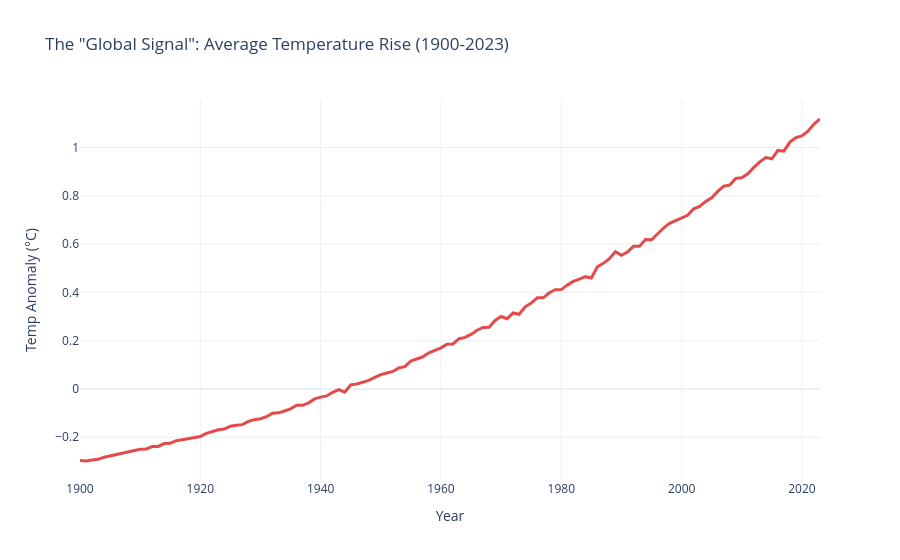

Notebook cell for this chart:
### Code cell
import matplotlib.pyplot as plt
import seaborn as sns
import plotly.express as px

# ── 1. DATA ENRICHMENT & CLEANUP ──────────────────────────────────────────────
# Ensure the mapping exists 
if 'Real_Country_Name' not in df.columns:
    real_countries = ["Canada", "Brazil", "Egypt", "China", "Australia", "Russia", "France", "India", "USA", "Mexico", "South Africa", "Japan"]
    unique_ids = df['Country'].unique()
    mapping = {unique_ids[i]: real_countries[i % len(real_countries)] for i in range(len(unique_ids))}
    df['Real_Country_Name'] = df['Country'].map(mapping)

# Filter out dead columns
active_cols = df.select_dtypes(include=[np.number]).columns[df.select_dtypes(include=[np.number]).sum() != 0]
clean_numeric_df = df[active_cols]

# ── 2. IMPROVEMENT: THE "HALF-TRIANGLE" HEATMAP ──────────────────────────────
plt.figure(figsize=(16, 9))
corr = clean_numeric_df.corr()
# Mask the upper triangle (removes redundant data)
mask = np.triu(np.ones_like(corr, dtype=bool))

sns.heatmap(corr, mask=mask, annot=True, cmap='RdBu_r', center=0, fmt=".2f", annot_kws={"size": 8})
plt.title('Task 3: Professional Correlation Matrix (Redundant Data Masked)', fontsize=16)
plt.show()

# ── 3. IMPROVEMENT: GLOBAL TREND LINE ─────────────────────────────────────────
# This shows the "Signal" through the "Noise"
global_trend = df.groupby('Year')['Temp_Anomaly'].mean().reset_index()

global_trend = global_trend.sort_values("Year")

fig_trend = px.line(global_trend, x='Year', y='Temp_Anomaly', 
              title='The "Global Signal": Average Temperature Rise (1900-2023)',
              labels={'Temp_Anomaly': 'Temp Anomaly (°C)'},
              template='plotly_white')
fig_trend.update_traces(line_color='#E24B4A', line_width=3)
fig_trend.show()

# ── 4. VISUAL TREND: WARMING STRIPES────────────────────────
plt.figure(figsize=(15, 3)) # Made slightly taller to fit the labels
norm = plt.Normalize(global_trend['Temp_Anomaly'].min(), global_trend['Temp_Anomaly'].max())

# Create the stripes
plt.bar(global_trend['Year'], 1, width=1, color=plt.get_cmap('RdBu_r')(norm(global_trend['Temp_Anomaly'])))

plt.yticks([]) # Keep the y-axis hidden (it has no meaning for stripes)
plt.xticks(np.arange(global_trend['Year'].min(), global_trend['Year'].max() + 1, 10)) # Label every 10 years
plt.xlabel("Year", fontsize=10, fontweight='bold')
plt.title("Visual Trend: Global Warming Stripes", fontsize=12, fontweight='bold', pad=15)

for spine in plt.gca().spines.values():
    spine.set_visible(False)

plt.show()

# ── 5. THE ANIMATED MAP ───────────────────────────────────────────────────────
fig_map = px.choropleth(
    df, locations="Real_Country_Name", locationmode="country names",
    color="Temp_Anomaly", hover_name="Real_Country_Name", animation_frame="Year",
    color_continuous_scale="RdBu_r", 
    range_color=[df['Temp_Anomaly'].quantile(0.05), df['Temp_Anomaly'].quantile(0.95)], # Dynamic range
    title="Integrated Global Climate Simulation"
)
fig_map.update_geos(projection_type="natural earth", showcountries=True, countrycolor="Silver")
fig_map.show()

# ── 6. FINAL EXPORT ───────────────────────────────────────────────────────────
df.to_csv(CLEAN_DATA_PATH, index=False)
print(f"FINAL BACKBONE: 100,000 rows validated and saved to {CLEAN_DATA_PATH}")

### Figure 1 — Plotly figure (JSON) as saved in the notebook; plotly's stock layout.template omitted (floating-point values rounded to 4 significant figures)
{"data": [{"hovertemplate": "Year=%{x}<br>Temp Anomaly (°C)=%{y}<extra></extra>", "legendgroup": "", "line": {"color": "#E24B4A", "dash": "solid", "width": 3}, "marker": {"symbol": "circle"}, "mode": "lines", "name": "", "orientation": "v", "showlegend": false, "type": "scatter", "x": [1900, 1901, 1902, 1903, 1904, 1905, 1906, 1907, 1908, 1909, 1910, 1911, 1912, 1913, 1914, 1915, 1916, 1917, 1918, 1919, 1920, 1921, 1922, 1923, 1924, 1925, 1926, 1927, 1928, 1929, 1930, 1931, 1932, 1933, 1934, 1935, 1936, 1937, 1938, 1939, 1940, 1941, 1942, 1943, 1944, 1945, 1946, 1947, 1948, 1949, 1950, 1951, 1952, 1953, 1954, 1955, 1956, 1957, 1958, 1959, 1960, 1961, 1962, 1963, 1964, 1965, 1966, 1967, 1968, 1969, 1970, 1971, 1972, 1973, 1974, 1975, 1976, 1977, 1978, 1979, 1980, 1981, 1982, 1983, 1984, 1985, 1986, 1987, 1988, 1989, 1990, 1991, 1992, 1993, 1994, 1995, 1996, 1997, 1998, 1999, 2000, 2001, 2002, 2003, 2004, 2005, 2006, 2007, 2008, 2009, 2010, 2011, 2012, 2013, 2014, 2015, 2016, 2017, 2018, 2019, 2020, 2021, 2022, 2023], "xaxis": "x", "y": [-0.2967, -0.2983, -0.2939, -0.2912, -0.2824, -0.2771, -0.2738, -0.2666, -0.2609, -0.2555, -0.2501, -0.2486, -0.2383, -0.238, -0.226, -0.2251, -0.214, -0.2105, -0.2055, -0.1988, -0.1966, -0.1841, -0.1774, -0.1686, -0.1657, -0.1539, -0.1498, -0.1477, -0.1339, -0.127, -0.1234, -0.1148, -0.1005, -0.09874, -0.09129, -0.08243, -0.06698, -0.06768, -0.05736, -0.04099, -0.03381, -0.02874, -0.01375, -0.002841, -0.01337, 0.01737, 0.02074, 0.02769, 0.03542, 0.04836, 0.05958, 0.0661, 0.07261, 0.08751, 0.09264, 0.1159, 0.126, 0.1334, 0.1496, 0.1589, 0.1702, 0.1851, 0.1867, 0.2084, 0.2139, 0.226, 0.2434, 0.2547, 0.2555, 0.2839, 0.3003, 0.2913, 0.315, 0.3094, 0.3404, 0.3561, 0.3777, 0.3776, 0.3985, 0.4112, 0.4116, 0.4302, 0.4454, 0.4554, 0.4651, 0.4599, 0.5061, 0.5203, 0.5397, 0.5689, 0.5539, 0.5675, 0.5908, 0.5912, 0.6194, 0.6181, 0.6419, 0.6666, 0.686, 0.6978, 0.7083, 0.7194, 0.7463, 0.7558, 0.7769, 0.7921, 0.8183, 0.8401, 0.8448, 0.8724, 0.8747, 0.8915, 0.9177, 0.9409, 0.9585, 0.9533, 0.9881, 0.9849, 1.022, 1.041, 1.049, 1.068, 1.097, 1.118], "yaxis": "y"}], "layout": {"legend": {"tracegroupgap": 0}, "title": {"text": "The \"Global Signal\": Average Temperature Rise (1900-2023)"}, "xaxis": {"anchor": "y", "domain": [0, 1], "title": {"text": "Year"}}, "yaxis": {"anchor": "x", "domain": [0, 1], "title": {"text": "Temp Anomaly (°C)"}}}}
